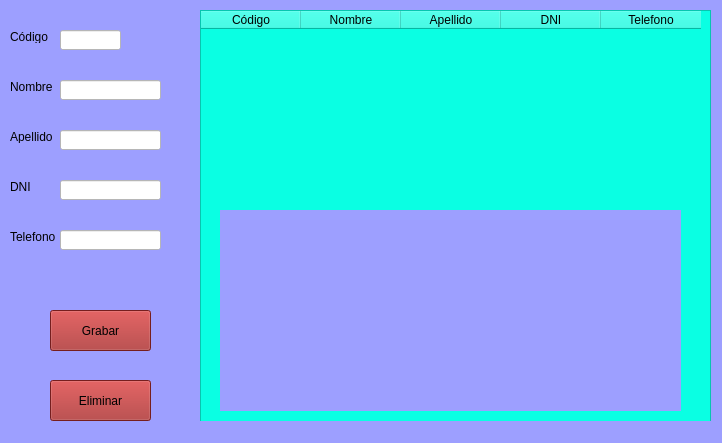
<?xml version="1.0" encoding="UTF-8"?>
<ui version="4.0">
 <class>Usuarios</class>
 <widget class="QMainWindow" name="Usuarios">
  <property name="geometry">
   <rect>
    <x>0</x>
    <y>0</y>
    <width>722</width>
    <height>443</height>
   </rect>
  </property>
  <property name="windowTitle">
   <string>Sistema de usuarios</string>
  </property>
  <property name="styleSheet">
   <string notr="true">background-color: rgb(157, 159, 255);
</string>
  </property>
  <widget class="QWidget" name="centralwidget">
   <widget class="QLabel" name="label">
    <property name="geometry">
     <rect>
      <x>10</x>
      <y>30</y>
      <width>47</width>
      <height>13</height>
     </rect>
    </property>
    <property name="text">
     <string>Código</string>
    </property>
   </widget>
   <widget class="QLabel" name="label_2">
    <property name="geometry">
     <rect>
      <x>10</x>
      <y>80</y>
      <width>47</width>
      <height>13</height>
     </rect>
    </property>
    <property name="text">
     <string>Nombre</string>
    </property>
   </widget>
   <widget class="QLabel" name="label_4">
    <property name="geometry">
     <rect>
      <x>10</x>
      <y>130</y>
      <width>47</width>
      <height>13</height>
     </rect>
    </property>
    <property name="text">
     <string>Apellido</string>
    </property>
   </widget>
   <widget class="QPushButton" name="btnGrabar">
    <property name="geometry">
     <rect>
      <x>50</x>
      <y>310</y>
      <width>101</width>
      <height>41</height>
     </rect>
    </property>
    <property name="styleSheet">
     <string notr="true">background-color: rgb(165, 42, 42);</string>
    </property>
    <property name="text">
     <string>Grabar</string>
    </property>
   </widget>
   <widget class="QPushButton" name="btnEliminar">
    <property name="geometry">
     <rect>
      <x>50</x>
      <y>380</y>
      <width>101</width>
      <height>41</height>
     </rect>
    </property>
    <property name="styleSheet">
     <string notr="true">background-color: rgb(165, 42, 42);</string>
    </property>
    <property name="text">
     <string>Eliminar</string>
    </property>
   </widget>
   <widget class="QTableWidget" name="tblUsuarios">
    <property name="geometry">
     <rect>
      <x>200</x>
      <y>10</y>
      <width>511</width>
      <height>421</height>
     </rect>
    </property>
    <property name="styleSheet">
     <string notr="true">background-color: rgb(10, 255, 227);
</string>
    </property>
    <property name="alternatingRowColors">
     <bool>true</bool>
    </property>
    <property name="selectionMode">
     <enum>QAbstractItemView::SingleSelection</enum>
    </property>
    <property name="selectionBehavior">
     <enum>QAbstractItemView::SelectRows</enum>
    </property>
    <column>
     <property name="text">
      <string>Código</string>
     </property>
    </column>
    <column>
     <property name="text">
      <string>Nombre</string>
     </property>
    </column>
    <column>
     <property name="text">
      <string>Apellido</string>
     </property>
    </column>
    <column>
     <property name="text">
      <string>DNI</string>
     </property>
    </column>
    <column>
     <property name="text">
      <string>Telefono</string>
     </property>
    </column>
   </widget>
   <widget class="QLineEdit" name="lneCodigo">
    <property name="geometry">
     <rect>
      <x>60</x>
      <y>30</y>
      <width>61</width>
      <height>20</height>
     </rect>
    </property>
    <property name="styleSheet">
     <string notr="true">background-color: rgb(255, 255, 255);</string>
    </property>
   </widget>
   <widget class="QLineEdit" name="lneNombre">
    <property name="geometry">
     <rect>
      <x>60</x>
      <y>80</y>
      <width>101</width>
      <height>20</height>
     </rect>
    </property>
    <property name="styleSheet">
     <string notr="true">background-color: rgb(255, 255, 255);</string>
    </property>
   </widget>
   <widget class="QLineEdit" name="lneApellido">
    <property name="geometry">
     <rect>
      <x>60</x>
      <y>130</y>
      <width>101</width>
      <height>20</height>
     </rect>
    </property>
    <property name="styleSheet">
     <string notr="true">background-color: rgb(255, 255, 255);</string>
    </property>
   </widget>
   <widget class="QLabel" name="label_5">
    <property name="geometry">
     <rect>
      <x>10</x>
      <y>180</y>
      <width>47</width>
      <height>13</height>
     </rect>
    </property>
    <property name="text">
     <string>DNI</string>
    </property>
   </widget>
   <widget class="QLineEdit" name="lneDNI">
    <property name="geometry">
     <rect>
      <x>60</x>
      <y>180</y>
      <width>101</width>
      <height>20</height>
     </rect>
    </property>
    <property name="styleSheet">
     <string notr="true">background-color: rgb(255, 255, 255);</string>
    </property>
   </widget>
   <widget class="QLineEdit" name="lneTelefono">
    <property name="geometry">
     <rect>
      <x>60</x>
      <y>230</y>
      <width>101</width>
      <height>20</height>
     </rect>
    </property>
    <property name="styleSheet">
     <string notr="true">background-color: rgb(255, 255, 255);</string>
    </property>
   </widget>
   <widget class="QLabel" name="label_6">
    <property name="geometry">
     <rect>
      <x>10</x>
      <y>230</y>
      <width>47</width>
      <height>13</height>
     </rect>
    </property>
    <property name="text">
     <string>Telefono</string>
    </property>
   </widget>
   <widget class="QLabel" name="label_3">
    <property name="geometry">
     <rect>
      <x>220</x>
      <y>210</y>
      <width>461</width>
      <height>201</height>
     </rect>
    </property>
    <property name="text">
     <string/>
    </property>
    <property name="pixmap">
     <pixmap>../../../../imagenes del qtdesigner/stock-photo-waitress-bringing-pizza-for-clients.jpg</pixmap>
    </property>
    <property name="scaledContents">
     <bool>true</bool>
    </property>
   </widget>
  </widget>
  <widget class="QStatusBar" name="statusbar"/>
 </widget>
 <resources/>
 <connections/>
</ui>
